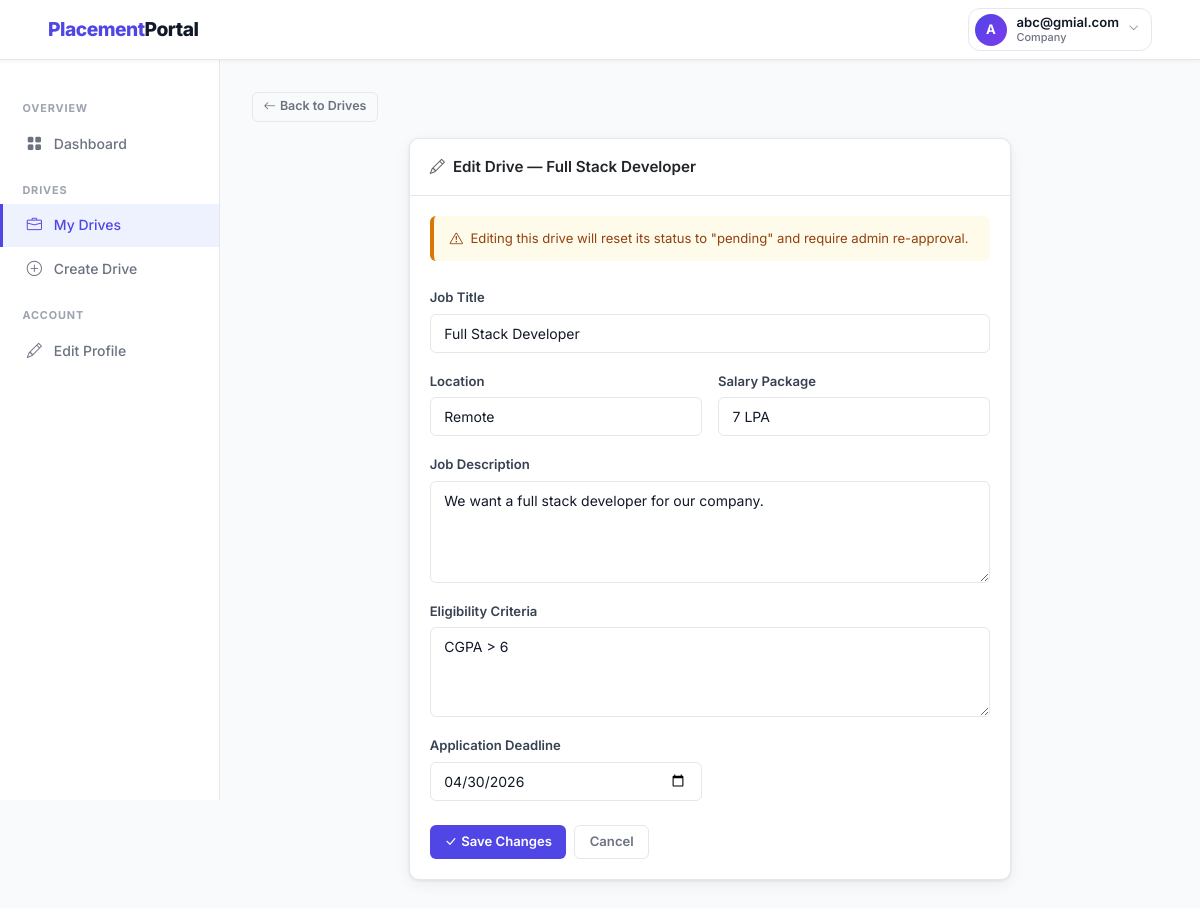
Screenshot of /company/drives/8/edit (signed in) with the database file from the repository.
### backend/models.py (models this page shows, shortened)
class Company(db.Model):
    __tablename__ = 'company'
    id = db.Column(db.Integer, primary_key=True)
    company_name = db.Column(db.String(150), nullable=False)
    email = db.Column(db.String(120), unique=True, nullable=False)
    password_hash = db.Column(db.String(256), nullable=False)
    hr_contact = db.Column(db.String(100))
    phone = db.Column(db.String(20))
    website = db.Column(db.String(200))
    description = db.Column(db.Text)
    approval_status = db.Column(db.String(20), default='pending')
    registered_at = db.Column(db.DateTime, default=datetime.utcnow)
    drives = db.relationship('PlacementDrive', backref='company', lazy=True,
                             cascade='all, delete-orphan')

class PlacementDrive(db.Model):
    __tablename__ = 'placement_drive'
    id = db.Column(db.Integer, primary_key=True)
    company_id = db.Column(db.Integer, db.ForeignKey('company.id'), nullable=False)
    job_title = db.Column(db.String(150), nullable=False)
    job_description = db.Column(db.Text, nullable=False)
    eligibility_criteria = db.Column(db.Text)
    location = db.Column(db.String(100))
    salary_package = db.Column(db.String(100))
    application_deadline = db.Column(db.Date, nullable=False)
    status = db.Column(db.String(20), default='pending')
    created_at = db.Column(db.DateTime, default=datetime.utcnow)
    applications = db.relationship('Application', backref='drive', lazy=True,
                                   cascade='all, delete-orphan')

### backend/routes.py (the view, shortened to what this page needs)
    @app.route('/company/drives/<int:drive_id>/edit', methods=['GET', 'POST'])
    @login_required('company')
    def company_edit_drive(drive_id):
        company = Company.query.get(session['user_id'])
        drive   = PlacementDrive.query.get_or_404(drive_id)
        if drive.company_id != company.id:
            flash('Access denied.', 'danger')
            return redirect(url_for('company_drives'))
        return render_template('company/edit_drive.html', drive=drive)

### backend/routes.py (called while the page is built)
def login_required(role):
    def decorator(f):
        @wraps(f)
        def decorated_function(*args, **kwargs):
            if 'user_id' not in session:
                flash('Please log in to continue.', 'warning')
                return redirect(url_for('auth_login', role=role))
            if session.get('role') != role:
                flash('You do not have permission to view that page.', 'danger')
                return redirect(url_for('home'))
            return f(*args, **kwargs)
        return decorated_function
    return decorator

### templates/company/edit_drive.html (shortened to what this page needs)
{% extends 'layout_dashboard.html' %}
{% block sidebar %}
  <div class="sidebar-section">Overview</div>
  <a href="{{ url_for('company_dashboard') }}" class="sidebar-link"><i class="bi bi-grid-fill"></i> Dashboard</a>
  <div class="sidebar-section">Drives</div>
  <a href="{{ url_for('company_drives') }}" class="sidebar-link active"><i class="bi bi-briefcase"></i> My Drives</a>
  <a href="{{ url_for('company_create_drive') }}" class="sidebar-link"><i class="bi bi-plus-circle"></i> Create Drive</a>
  <div class="sidebar-section">Account</div>
  <a href="{{ url_for('company_edit_profile') }}" class="sidebar-link"><i class="bi bi-pencil"></i> Edit Profile</a>
{% endblock %}
{% block content %}
<div class="mb-3">
  <a href="{{ url_for('company_drives') }}" class="btn btn-outline-secondary btn-sm">
    <i class="bi bi-arrow-left me-1"></i>Back to Drives
  </a>
</div>
<div class="row justify-content-center">
  <div class="col-lg-8">
    <div class="card">
      <div class="card-header">
        <span><i class="bi bi-pencil me-2 text-muted"></i>Edit Drive — {{ drive.job_title }}</span>
      </div>
      <div class="card-body">
        <div class="alert alert-warning mb-4" style="font-size:.82rem;">
          <i class="bi bi-exclamation-triangle me-1"></i>
          Editing this drive will reset its status to "pending" and require admin re-approval.
        </div>
        <form method="POST" action="{{ url_for('company_edit_drive', drive_id=drive.id) }}">
          <div class="row g-3">
            <div class="col-12">
              <label class="form-label">Job Title</label>
              <input type="text" name="job_title" class="form-control" value="{{ drive.job_title }}" required>
            </div>
            <div class="col-md-6">
              <label class="form-label">Location</label>
              <input type="text" name="location" class="form-control" value="{{ drive.location or '' }}">
            </div>
            <div class="col-md-6">
              <label class="form-label">Salary Package</label>
              <input type="text" name="salary_package" class="form-control" value="{{ drive.salary_package or '' }}">
            </div>
            <div class="col-12">
              <label class="form-label">Job Description</label>
              <textarea name="job_description" class="form-control" rows="4" required>{{ drive.job_description }}</textarea>
            </div>
            <div class="col-12">
              <label class="form-label">Eligibility Criteria</label>
              <textarea name="eligibility_criteria" class="form-control" rows="2">{{ drive.eligibility_criteria or '' }}</textarea>
            </div>
            <div class="col-md-6">
              <label class="form-label">Application Deadline</label>
              <input type="date" name="application_deadline" class="form-control"
                     value="{{ drive.application_deadline.strftime('%Y-%m-%d') }}" required>
            </div>
          </div>
          <div class="d-flex gap-2 mt-4">
            <button type="submit" class="btn btn-primary">
              <i class="bi bi-check-lg me-1"></i>Save Changes
            </button>
            <a href="{{ url_for('company_drives') }}" class="btn btn-outline-secondary">Cancel</a>
          </div>
        </form>
      </div>
    </div>
  </div>
</div>
{% endblock %}

### templates/layout_dashboard.html (shortened to what this page needs)
{% extends 'base.html' %}
{% block body %}
<nav class="navbar navbar-expand-lg fixed-top">
  <div class="container-fluid px-4">
    <a class="navbar-brand" href="{{ url_for('home') }}">
      Placement<span>Portal</span>
    </a>
    <div class="ms-auto d-flex align-items-center gap-3">
      <div class="dropdown">
        <button class="profile-trigger dropdown-toggle"
                data-bs-toggle="dropdown"
                aria-expanded="false">
          <div class="avatar-circle">
            {{ session.name[0]|upper if session.name else '?' }}
          </div>
          <div class="profile-info">
            <span class="profile-name">{{ session.name }}</span>
            <span class="profile-role">{{ session.role|capitalize }}</span>
          </div>
          <i class="bi bi-chevron-down chevron-icon"></i>
        </button>
      </div>
    </div>
  </div>
</nav>
<aside class="sidebar" style="top:60px;">
  {% block sidebar %}{% endblock %}
</aside>
<main class="main-with-sidebar" style="margin-top:60px;">
  {% block content %}{% endblock %}
</main>
{% endblock %}

### static/css/styles.css (style rules this page uses)
:root { --primary: #4f46e5; --primary-dk: #3730a3; --primary-lt: #eef2ff; --success: #16a34a; --danger: #dc2626; --warning: #d97706; --info: #0891b2; --dark: #111827; --muted: #6b7280; --border: #e5e7eb; --bg: #f9fafb; --white: #ffffff; --card-shadow: 0 1px 3px rgba(0,0,0,.08), 0 4px 16px rgba(0,0,0,.06); --radius: 10px; --radius-sm: 6px; --font: 'Inter', -apple-system, BlinkMacSystemFont, 'Segoe UI', sans-serif; }
*, *::before, *::after { box-sizing: border-box; margin: 0; padding: 0; }
body { font-family: var(--font); background: var(--bg); color: var(--dark); min-height: 100vh; font-size: 14.5px; line-height: 1.6; }
a { color: var(--primary); text-decoration: none; }
.navbar { background: var(--white) !important; border-bottom: 1px solid var(--border); box-shadow: 0 1px 4px rgba(0,0,0,.06); padding: 0 1.5rem; height: 60px; }
.navbar-brand { font-size: 1.2rem; font-weight: 800; color: var(--primary) !important; letter-spacing: -.5px; }
.navbar-brand span { color: var(--dark); }
.sidebar { width: 220px; min-height: calc(100vh - 60px); background: var(--white); border-right: 1px solid var(--border); padding: 1.5rem 0; position: fixed; top: 60px; left: 0; }
.sidebar-link { display: flex; align-items: center; gap: .65rem; padding: .6rem 1.4rem; color: var(--muted); font-weight: 500; font-size: .875rem; border-left: 3px solid transparent; transition: all .18s; }
.sidebar-link:hover, .sidebar-link.active { color: var(--primary); background: var(--primary-lt); border-left-color: var(--primary); text-decoration: none; }
.sidebar-link i { width:18px; text-align:center; font-size:.95rem; }
.sidebar-section { font-size: .68rem; font-weight: 700; text-transform: uppercase; letter-spacing: .08em; color: #9ca3af; padding: 1rem 1.4rem .3rem; }
.main-with-sidebar { margin-left: 220px; padding: 2rem; min-height: calc(100vh - 60px); }
.card { background: var(--white); border: 1px solid var(--border) !important; border-radius: var(--radius) !important; box-shadow: var(--card-shadow); }
.card-header { background: var(--white) !important; border-bottom: 1px solid var(--border) !important; padding: 1rem 1.25rem !important; font-weight: 600; font-size: .95rem; border-radius: var(--radius) var(--radius) 0 0 !important; display: flex; align-items: center; justify-content: space-between; }
.card-body { padding: 1.25rem !important; }
.btn { font-family: var(--font); font-weight: 600; font-size: .82rem; border-radius: var(--radius-sm); padding: .4rem .9rem; transition: all .18s; border: none; cursor: pointer; }
.btn-primary { background:var(--primary); color:#fff; }
.btn-outline-secondary { background:transparent; border:1.5px solid var(--border); color:var(--muted); }
.btn-sm { padding:.28rem .65rem; font-size:.78rem; }
.form-label { font-size:.82rem; font-weight:600; color:#374151; margin-bottom:.35rem; }
.form-control, .form-select { font-family: var(--font); font-size: .875rem; border: 1.5px solid var(--border); border-radius: var(--radius-sm); padding: .5rem .85rem; transition: border-color .18s, box-shadow .18s; color: var(--dark); }
textarea.form-control { resize:vertical; min-height:90px; }
.alert { border:none; border-radius:var(--radius-sm); font-size:.875rem; padding:.75rem 1rem; border-left:4px solid; }
.alert-warning { background:#fffbeb; color:#92400e; border-left-color:var(--warning); }
.profile-trigger { display: flex; align-items: center; gap: .6rem; background: transparent; border: 1.5px solid var(--border); border-radius: 12px; padding: .3rem .75rem .3rem .35rem; cursor: pointer; transition: background .18s, box-shadow .18s; outline: none; }
.profile-trigger::after { display: none !important; }
.avatar-circle { width: 32px; height: 32px; border-radius: 50%; background: linear-gradient(135deg, var(--primary), #7c3aed); color: white; font-size: .82rem; font-weight: 700; display: flex; align-items: center; justify-content: center; flex-shrink: 0; letter-spacing: 0; }
.profile-info { display: flex; flex-direction: column; align-items: flex-start; line-height: 1.2; }
.profile-name { font-size: .82rem; font-weight: 600; color: var(--dark); }
.profile-role { font-size: .68rem; color: var(--muted); font-weight: 500; }
.chevron-icon { font-size: .65rem; color: var(--muted); transition: transform .2s; }

### rows the page displays
Company: name "abc@gmial.com"
PlacementDrive: job_title "Full Stack Developer", location "Remote", salary_package "7 LPA", job_description "We want a full stack developer for our company.", eligibility_criteria "CGPA > 6", application_deadline "04/30/2026"

### other values shown
{{ session.name[0]|upper if session.name else '?' }} "A"
{{ session.role|capitalize }} "Company"
